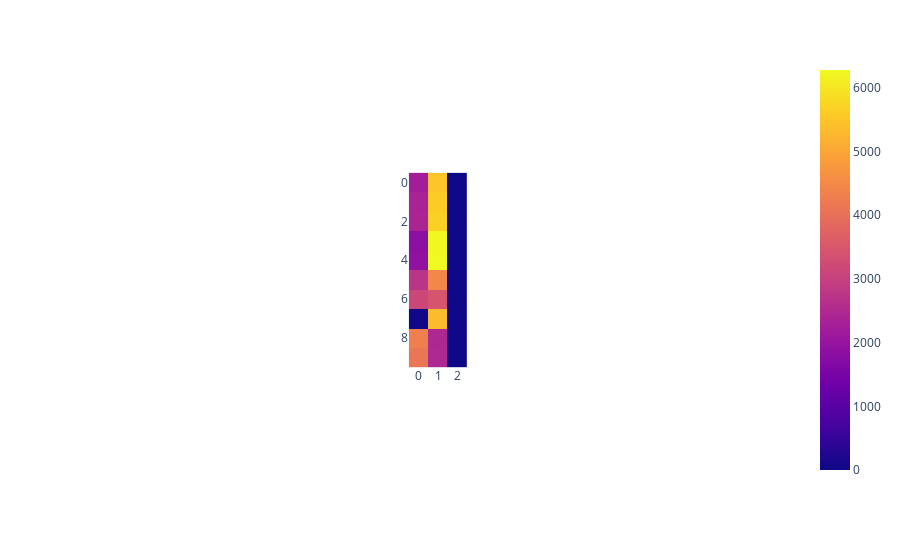

The code cell stored with this chart in its notebook:
### Code cell
fig = px.imshow(dendrite_df.sort_values(['cluster']))
fig.show()

### Figure 1 — Plotly figure (JSON) as saved in the notebook; plotly's stock layout.template omitted (floating-point values rounded to 4 significant figures)
{"data": [{"coloraxis": "coloraxis", "type": "heatmap", "z": [[2235, 5508, 0], [2358, 5617, 0], [2399, 5667, 0], [1843, 6255, 0], [1903, 6280, 0], [2722, 4452, 1], [3147, 3419, 1], [47, 5323, 2], [4300, 2461, 3], [4130, 2483, 3]]}], "layout": {"autosize": true, "coloraxis": {"colorscale": [[0, "#0d0887"], [0.1111, "#46039f"], [0.2222, "#7201a8"], [0.3333, "#9c179e"], [0.4444, "#bd3786"], [0.5556, "#d8576b"], [0.6667, "#ed7953"], [0.7778, "#fb9f3a"], [0.8889, "#fdca26"], [1, "#f0f921"]]}, "margin": {"t": 60}, "xaxis": {"autorange": true, "constrain": "domain", "domain": [0.4592, 0.5408], "range": [-0.5, 2.5], "scaleanchor": "y"}, "yaxis": {"autorange": true, "constrain": "domain", "domain": [0, 1], "range": [9.5, -0.5]}}}
